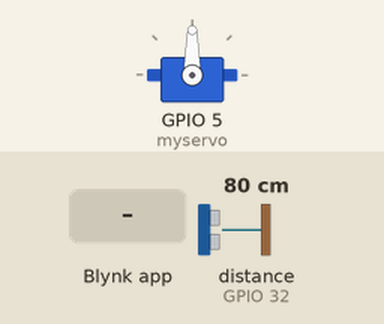
Recording of a sketch running on a simulated ESP32. Parts: servo. Inputs (shaded band) come from the test bench; at power-on: distance to the obstacle (sensor on GPIO 32) 80 cm. The echo pulse lasts 58.3 µs per cm; WiFi joins after 1.5 s; servers stay silent unless stated; what the sketch prints to the serial monitor is not drawn.

Above: at 3.0 s.
3.1 s: Blynk app writes 1 to V4
At 3.57 s:
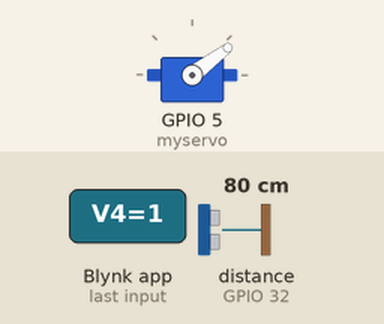
6.1 s: distance to the obstacle (sensor on GPIO 32) set to 2 cm
At 6.38 s:
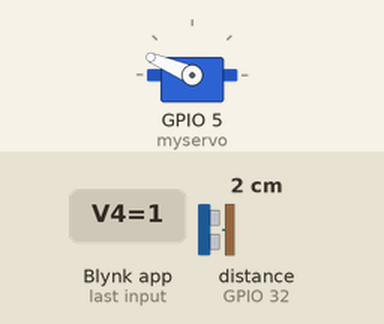
9.1 s: distance to the obstacle (sensor on GPIO 32) set to 9 cm
12.1 s: Blynk app writes 0 to V4
At 14.1 s:
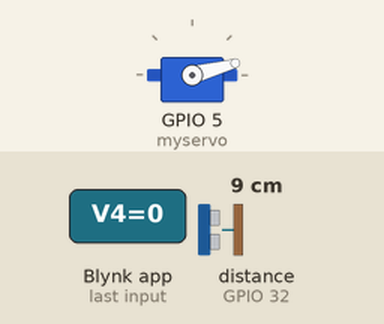
Timing chart, 0 to 15.6 s (numbered marks = the images above; inputs shaded):
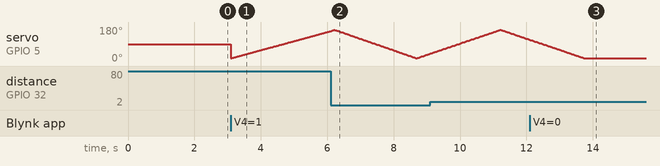

The sketch:

servoultrasonicblynk.ino
```cpp
#define BLYNK_TEMPLATE_ID "TMPL3JoxujNOo"
#define BLYNK_TEMPLATE_NAME "WEIGHTSYSTEM"
#define BLYNK_AUTH_TOKEN "aC0fyuJ08vBDgm2GSwpujykXpRoVzuPz"

#include <WiFi.h>
#include <WiFiClient.h>
#include <BlynkSimpleEsp32.h>
#include <Servo.h>
#define trigPin 33
#define echoPin 32

char auth[] = "aC0fyuJ08vBDgm2GSwpujykXpRoVzuPz"; // Blynk auth token
char ssid[] = "Galqxy S21 FE 5G b537"; // Your Wi-Fi network SSID
char pass[] = "12345678"; // Your Wi-Fi network password

long duration;
int distance;
bool systemState = false; // Variable to store the system state (on/off)

Servo myservo;

int calculateDistance()
{
  digitalWrite(trigPin, LOW);
  delayMicroseconds(2);
  digitalWrite(trigPin, HIGH);
  delayMicroseconds(10);
  digitalWrite(trigPin, LOW);
  duration = pulseIn(echoPin, HIGH);
  distance = duration * 0.034 / 2;
  Blynk.virtualWrite(V2, distance);

  // Check distance and send alert if less than 20 cm
  if (distance < 20)
  {
    Blynk.logEvent("alert_now", "Object is less than 20 cm away!");
  }

  return distance;
}

void setup()
{
  pinMode(trigPin, OUTPUT);
  pinMode(echoPin, INPUT);
  Blynk.begin(auth, ssid, pass);
  myservo.attach(5);
  Serial.begin(9600);
}

BLYNK_WRITE(V4) // Function to handle the button press
{
  int pinValue = param.asInt();
  systemState = (pinValue == 1); // Set systemState based on button press

  // Log event based on system state
  if (systemState)
  {
    Blynk.logEvent("alert_now", "System has been turned ON");
  }
  else
  {
    Blynk.logEvent("alert_now", "System has been turned OFF");
  }
}

void loop()
{
  Blynk.run();

  if (systemState) // Only run if system is turned on
  {
    int i;
    for (i = 15; i <= 165; i++)
    {
      if (!systemState) break; // Check the system state
      myservo.write(i);
      delay(15);
      calculateDistance();
      Serial.print(i);
      Serial.print(",");
      Serial.print(distance);
      Serial.print(".");
      Blynk.virtualWrite(V1, i);
    }
    for (i = 165; i >= 15; i--)
    {
      if (!systemState) break; // Check the system state
      myservo.write(i);
      delay(15);
      calculateDistance();
      Serial.print(i);
      Serial.print(",");
      Serial.print(distance);
      Serial.print(".");
      Blynk.virtualWrite(V1, i);
    }
  }
}
```

Measured:
- after the input at 12.1 s, servo on GPIO 5 (myservo): goes on until 13.7 s, then stays 15°
- by itself, servo on GPIO 5 (myservo): rises from 40° to 165° in 2.1 s, then falls to 113° in 0.89 s
